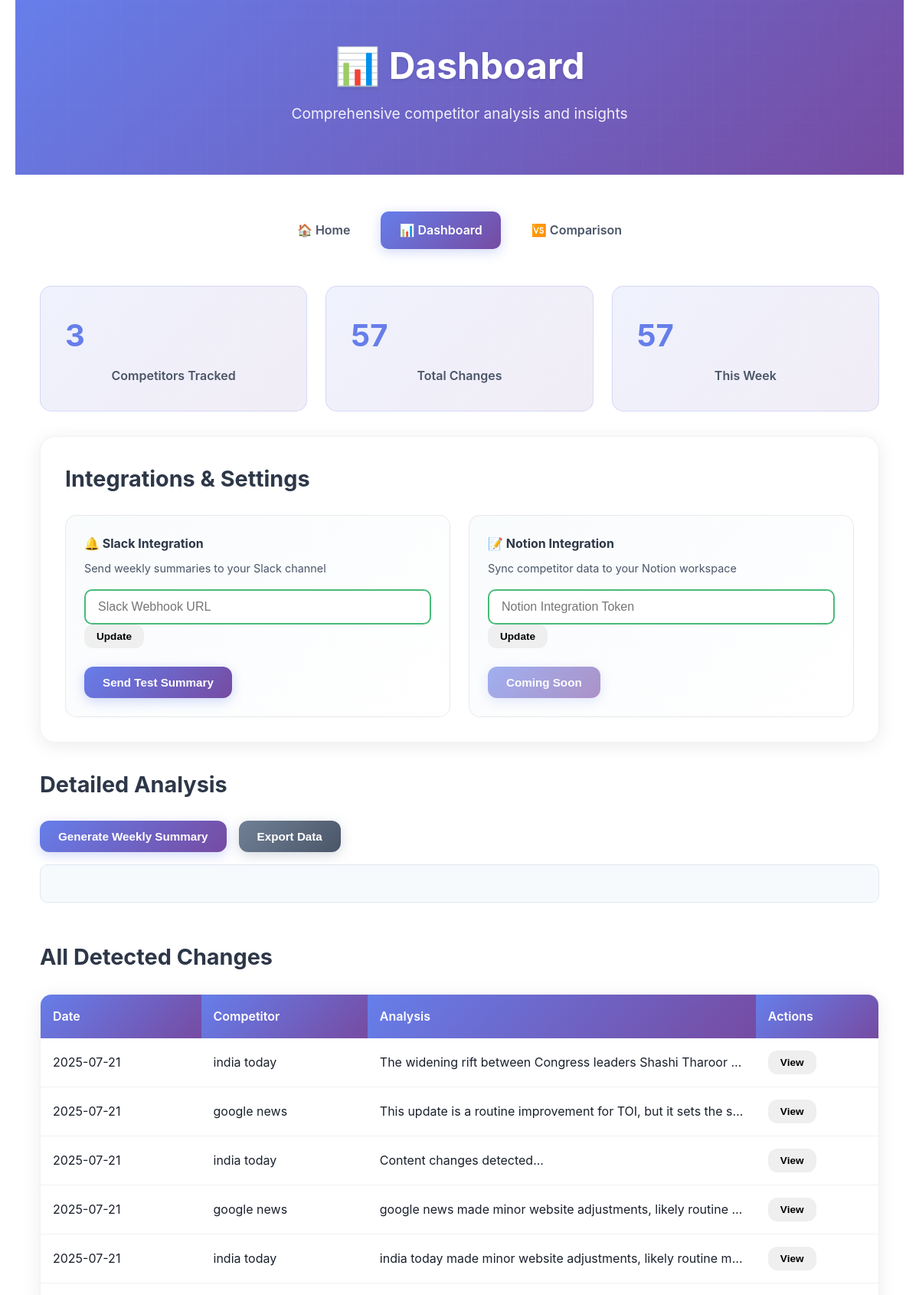
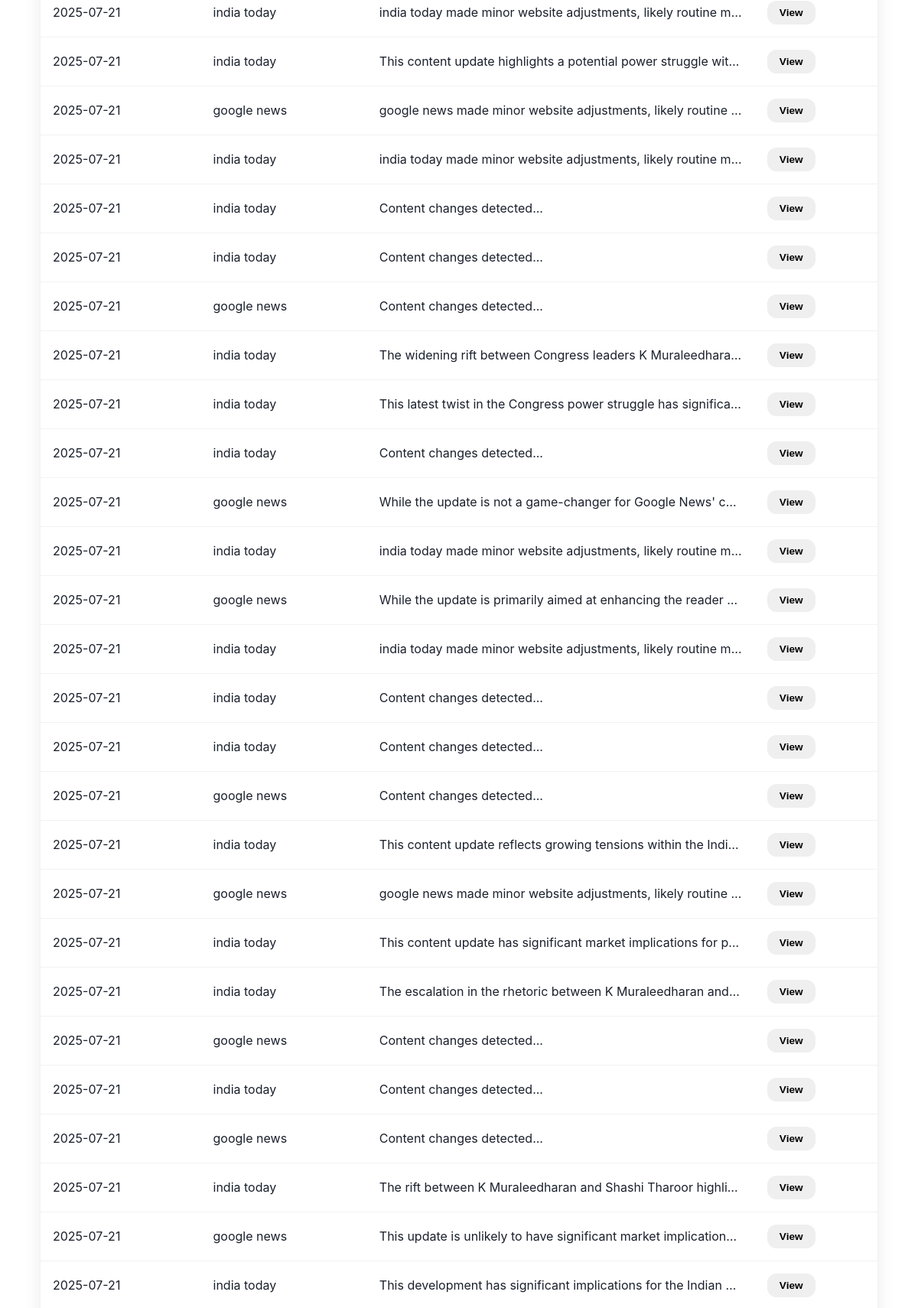
/dashboard (upper part), run on the app's committed database (2 pictures, top to bottom).
### tables this page shows
CREATE TABLE changes (
                id INTEGER PRIMARY KEY AUTOINCREMENT,
                competitor_id INTEGER,
                competitor_name TEXT,
                content TEXT,
                content_hash TEXT,
                changelog_content TEXT,
                analysis TEXT,
                ai_summary TEXT,
                detected_at TEXT,
                url TEXT,
                change_type TEXT,
                importance_score INTEGER DEFAULT 5,
                news_title TEXT,
                news_excerpt TEXT,
                source_links TEXT,
                FOREIGN KEY (competitor_id) REFERENCES competitors (id)
            );

### app.py (the view)
@app.route('/dashboard')
def dashboard():
    try:
        competitors = get_competitors()
        changes = get_recent_changes(100)
        settings = get_settings()
        return render_template('page1.html',
                             competitors=competitors,
                             changes=changes,
                            settings=settings)
    except Exception as e:
        print(f"Error in dashboard route: {e}")
        return f"Error loading dashboard: {e}", 500

### app.py (called while the page is built)
def get_competitors():
    conn = sqlite3.connect('competitor_tracker.db')
    cursor = conn.cursor()
    cursor.execute('SELECT * FROM competitors ORDER BY name')
    competitors = []
    for row in cursor.fetchall():
        competitors.append({
            'id': row[0], 'name': row[1], 'website': row[2],
            'changelog_url': row[3] if len(row) > 3 else '',
            'added_at': row[4] if len(row) > 4 else '',
            'last_checked': row[5] if len(row) > 5 else None,
            'status': row[6] if len(row) > 6 else 'active'
        })
    conn.close()
    return competitors

def get_settings():
    conn = sqlite3.connect('competitor_tracker.db')
    cursor = conn.cursor()
    cursor.execute('SELECT key, value FROM settings')
    settings = {}
    for row in cursor.fetchall():
        settings[row[0]] = row[1]
    conn.close()
    default_settings = {
        'slack_webhook': '',
        'notion_token': '',
        'scan_frequency': '5min',
        'auto_scan_enabled': 'true'
    }
    for key, value in default_settings.items():
        if key not in settings:
            settings[key] = value
    return settings

### templates/page1.html (shortened to what this page needs)
<!DOCTYPE html>
<html lang="en">
<head>
    <link rel="stylesheet" href="{{ url_for('static', filename='style.css') }}">
</head>
<body>
    <div class="container">
        <header>
            <h1>📊 Dashboard</h1>
            <p>Comprehensive competitor analysis and insights</p>
        </header>
        <nav>
            <a href="/" class="nav-link">🏠 Home</a>
            <a href="/dashboard" class="nav-link active">📊 Dashboard</a>
            <a href="/comparison" class="nav-link">🆚 Comparison</a>
        </nav>
        <main>
            <section class="dashboard-stats">
                <div class="stat-card">
                    <h3>{{ competitors|length }}</h3>
                    <p>Competitors Tracked</p>
                </div>
                <div class="stat-card">
                    <h3>{{ changes|length }}</h3>
                    <p>Total Changes</p>
                </div>
                <div class="stat-card">
                    <h3>{{ changes|selectattr('detected_at')|list|length }}</h3>
                    <p>This Week</p>
                </div>
            </section>
            <section class="integrations">
                <h3>Integrations & Settings</h3>
                <div class="integration-cards">
                    <div class="integration-card">
                        <h4>🔔 Slack Integration</h4>
                        <p>Send weekly summaries to your Slack channel</p>
                        <div class="form-group">
                            <input type="url" id="slackWebhook" placeholder="Slack Webhook URL"
                                   value="{{ settings.slack_webhook }}">
                            <button onclick="updateSlackWebhook()" class="btn btn-small">Update</button>
                        </div>
                        <button onclick="sendToSlack()" class="btn btn-primary">Send Test Summary</button>
                    </div>
                    <div class="integration-card">
                        <h4>📝 Notion Integration</h4>
                        <p>Sync competitor data to your Notion workspace</p>
                        <div class="form-group">
                            <input type="text" id="notionToken" placeholder="Notion Integration Token"
                                   value="{{ settings.notion_token }}">
                            <button onclick="updateNotionToken()" class="btn btn-small">Update</button>
                        </div>
                        <button class="btn btn-primary" disabled>Coming Soon</button>
                    </div>
                </div>
            </section>
            <section class="detailed-analysis">
                <h3>Detailed Analysis</h3>
                <div class="analysis-controls">
                    <button onclick="generateDetailedSummary()" class="btn btn-primary">Generate Weekly Summary</button>
                    <button onclick="exportData()" class="btn btn-secondary">Export Data</button>
                </div>
                <div id="summaryOutput" class="summary-output"></div>
            </section>
            <section class="all-changes">
                <h3>All Detected Changes</h3>
                <div class="changes-table">
                    <table>
                        <thead>
                            <tr>
                                <th>Date</th>
                                <th>Competitor</th>
                                <th>Analysis</th>
                                <th>Actions</th>
                            </tr>
                        </thead>
                        <tbody>
                            {% for change in changes %}
                            <tr>
                                <td>{{ change.detected_at[:10] }}</td>
                                <td>{{ change.competitor_name }}</td>
                                <td class="analysis-cell">{{ change.analysis[:100] }}...</td>
                                <td>
                                    <button onclick="viewChangeDetails({ change.id })" class="btn btn-small">View</button>
                                </td>
                            </tr>
                            {% endfor %}
                        </tbody>
                    </table>
                </div>
            </section>
        </main>
    </div>
</body>
</html>

### data on the page
changes: detected_at "2025-07-21", competitor_name "india today", analysis "The widening rift between Congress leaders Shashi Tharoor…"
changes: detected_at "2025-07-21", competitor_name "google news", analysis "This update is a routine improvement for TOI, but it sets the s…"
changes: detected_at "2025-07-21", competitor_name "india today", analysis "Content changes detected"
changes: detected_at "2025-07-21", competitor_name "google news", analysis "google news made minor website adjustments, likely routine…"
changes: detected_at "2025-07-21", competitor_name "india today", analysis "india today made minor website adjustments, likely routine m…"
changes: detected_at "2025-07-21", competitor_name "india today", analysis "india today made minor website adjustments, likely routine m…"
changes: detected_at "2025-07-21", competitor_name "india today", analysis "This content update highlights a potential power struggle wit…"
changes: detected_at "2025-07-21", competitor_name "google news", analysis "google news made minor website adjustments, likely routine…"
changes: detected_at "2025-07-21", competitor_name "india today", analysis "india today made minor website adjustments, likely routine m…"
changes: detected_at "2025-07-21", competitor_name "india today", analysis "Content changes detected"
changes: detected_at "2025-07-21", competitor_name "india today", analysis "Content changes detected"
changes: detected_at "2025-07-21", competitor_name "google news", analysis "Content changes detected"
changes: detected_at "2025-07-21", competitor_name "india today", analysis "The widening rift between Congress leaders K Muraleedhara…"
changes: detected_at "2025-07-21", competitor_name "india today", analysis "This latest twist in the Congress power struggle has significa…"
changes: detected_at "2025-07-21", competitor_name "india today", analysis "Content changes detected"
changes: detected_at "2025-07-21", competitor_name "google news", analysis "While the update is not a game-changer for Google News' c…"
changes: detected_at "2025-07-21", competitor_name "india today", analysis "india today made minor website adjustments, likely routine m…"
changes: detected_at "2025-07-21", competitor_name "google news", analysis "While the update is primarily aimed at enhancing the reader…"
changes: detected_at "2025-07-21", competitor_name "india today", analysis "india today made minor website adjustments, likely routine m…"
changes: detected_at "2025-07-21", competitor_name "india today", analysis "Content changes detected"
changes: detected_at "2025-07-21", competitor_name "india today", analysis "Content changes detected"
changes: detected_at "2025-07-21", competitor_name "google news", analysis "Content changes detected"
changes: detected_at "2025-07-21", competitor_name "india today", analysis "This content update reflects growing tensions within the Indi…"
changes: detected_at "2025-07-21", competitor_name "google news", analysis "google news made minor website adjustments, likely routine…"
changes: detected_at "2025-07-21", competitor_name "india today", analysis "This content update has significant market implications for p…"
changes: detected_at "2025-07-21", competitor_name "india today", analysis "The escalation in the rhetoric between K Muraleedharan and…"
changes: detected_at "2025-07-21", competitor_name "google news", analysis "Content changes detected"
changes: detected_at "2025-07-21", competitor_name "india today", analysis "Content changes detected"
changes: detected_at "2025-07-21", competitor_name "google news", analysis "Content changes detected"
changes: detected_at "2025-07-21", competitor_name "india today", analysis "The rift between K Muraleedharan and Shashi Tharoor highli…"
changes: detected_at "2025-07-21", competitor_name "google news", analysis "This update is unlikely to have significant market implication…"
changes: detected_at "2025-07-21", competitor_name "india today", analysis "This development has significant implications for the Indian…"

### other printed values
{{ competitors|length }} "3"
{{ changes|length }} "57"
{{ changes|selectattr('detected_at')|list|length }} "57"
